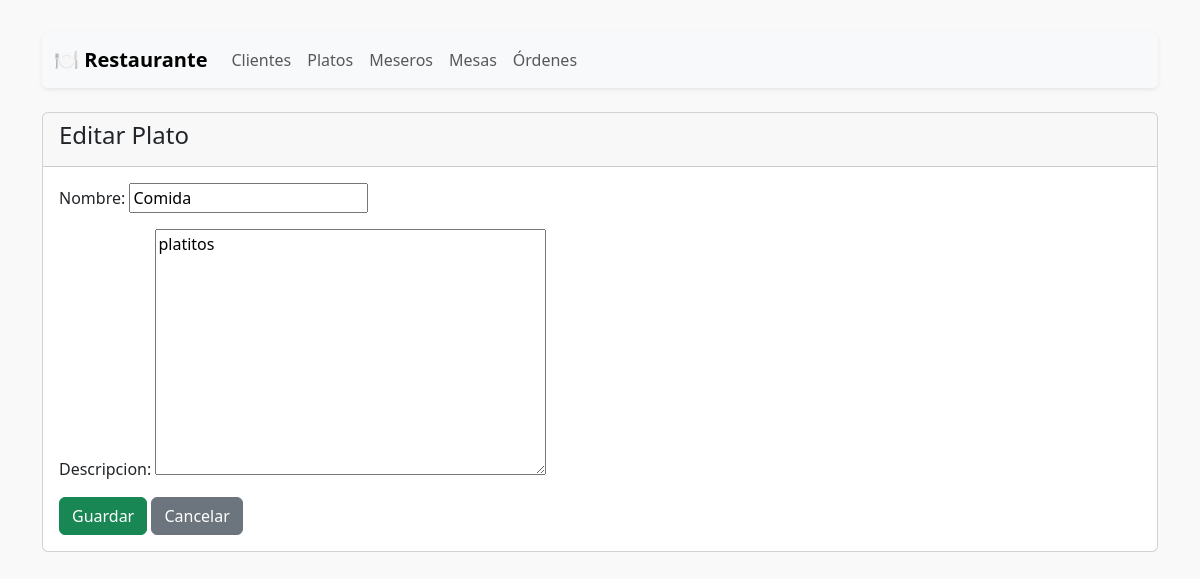
The app's page /platos/editar/1/, older data.
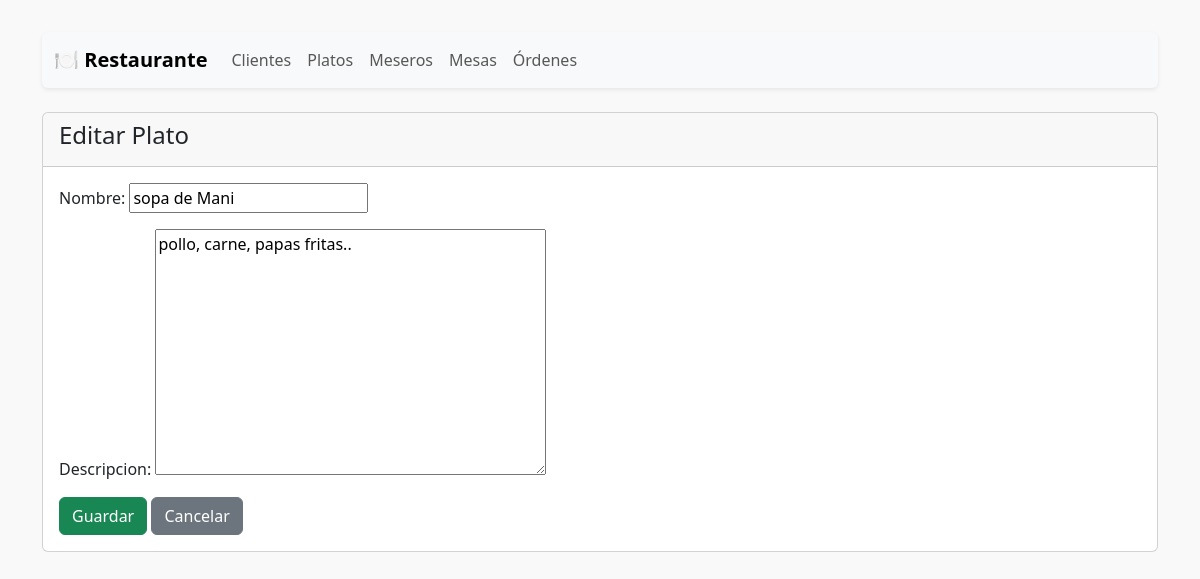
The same page, newer data.
### restaurante/models/plato.py (models this page shows, shortened)
class Plato(models.Model):
    nombre = models.CharField(max_length=100)
    descripcion = models.TextField()

### restaurante/views/plato_view.py (the view)
# urls.py: path('platos/editar/<int:pk>/', plato_view.plato_update, name='plato_update'),
def plato_update(request, pk):
    plato = get_object_or_404(Plato, pk=pk)
    form = PlatoForm(request.POST or None, instance=plato)
    if form.is_valid():
        form.save()
        return redirect('plato_list')
    return render(request, 'restaurante/plato/form.html', {'form': form})

### restaurante/forms/plato_form.py
class PlatoForm(forms.ModelForm):
    class Meta:
        model = Plato
        fields = ['nombre', 'descripcion']

### restaurante/templates/restaurante/plato/form.html (shortened to what this page needs)
{% extends 'restaurante/base.html' %}
{% block content %}
  <div class="card">
    <div class="card-header">
      <h4>{% if form.instance.pk %}Editar Plato{% else %}Nuevo Plato{% endif %}</h4>
    </div>
    <div class="card-body">
      <form method="post">
        {{ form.as_p }}
        <button type="submit" class="btn btn-success">Guardar</button>
        <a href="{% url 'plato_list' %}" class="btn btn-secondary">Cancelar</a>
      </form>
    </div>
  </div>
{% endblock %}

Row changes from the older to the newer data that the page shows:
changed Plato: nombre "Comida" → "sopa de Mani"; descripcion "platitos" → "pollo, carne, papas fritas.."
